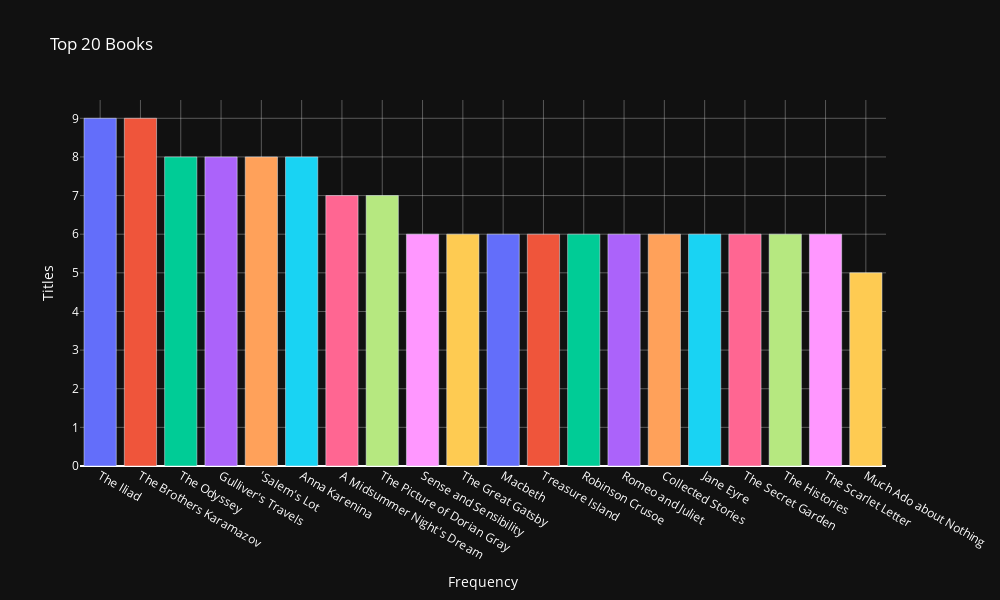

This figure's notebook cell:
### Code cell
# Define a color palette with enough unique colors
color_palette = colors.qualitative.Plotly

# Create a list of distinct colors for each bar
bar_colors = [color_palette[i % len(color_palette)] for i in range(len(top_20_frequent_books))]

# Create a Plotly bar plot
fig = go.Figure(data=[go.Bar(
    y=top_20_frequent_books,
    x=top_20_frequent_books.index,
    orientation='v',
    marker=dict(color=bar_colors)  # Set the bar colors using the list of colors
)])

# Update the layout with dark background and white font
fig.update_layout(
    plot_bgcolor='rgb(17, 17, 17)',  # Dark background color
    paper_bgcolor='rgb(17, 17, 17)',  # Dark background color
    font=dict(color='white'),  # White font color
    title="Top 20 Books",
    xaxis_title="Frequency",
    yaxis_title="Titles",
    width=1000,  # Width of the plot in pixels
    height=600,  # Height of the plot in pixels
    xaxis=dict(
        gridcolor='rgba(255, 255, 255, 0.3)'  # Black grid lines with 0.3 alpha on x-axis
    ),
    yaxis=dict(
        gridcolor='rgba(255, 255, 255, 0.3)'  # Black grid lines with 0.3 alpha on y-axis
    )    
)
# Show the plot
fig.show()

### Figure 1 — Plotly figure (JSON) as saved in the notebook; plotly's stock layout.template omitted (floating-point values rounded to 4 significant figures)
{"data": [{"marker": {"color": ["#636EFA", "#EF553B", "#00CC96", "#AB63FA", "#FFA15A", "#19D3F3", "#FF6692", "#B6E880", "#FF97FF", "#FECB52", "#636EFA", "#EF553B", "#00CC96", "#AB63FA", "#FFA15A", "#19D3F3", "#FF6692", "#B6E880", "#FF97FF", "#FECB52"]}, "orientation": "v", "type": "bar", "x": ["The Iliad", "The Brothers Karamazov", "The Odyssey", "Gulliver's Travels", "'Salem's Lot", "Anna Karenina", "A Midsummer Night's Dream", "The Picture of Dorian Gray", "Sense and Sensibility", "The Great Gatsby", "Macbeth", "Treasure Island", "Robinson Crusoe", "Romeo and Juliet", "Collected Stories", "Jane Eyre", "The Secret Garden", "The Histories", "The Scarlet Letter", "Much Ado about Nothing"], "y": [9, 9, 8, 8, 8, 8, 7, 7, 6, 6, 6, 6, 6, 6, 6, 6, 6, 6, 6, 5]}], "layout": {"font": {"color": "white"}, "height": 600, "paper_bgcolor": "rgb(17, 17, 17)", "plot_bgcolor": "rgb(17, 17, 17)", "title": {"text": "Top 20 Books"}, "width": 1000, "xaxis": {"gridcolor": "rgba(255, 255, 255, 0.3)", "title": {"text": "Frequency"}}, "yaxis": {"gridcolor": "rgba(255, 255, 255, 0.3)", "title": {"text": "Titles"}}}}
